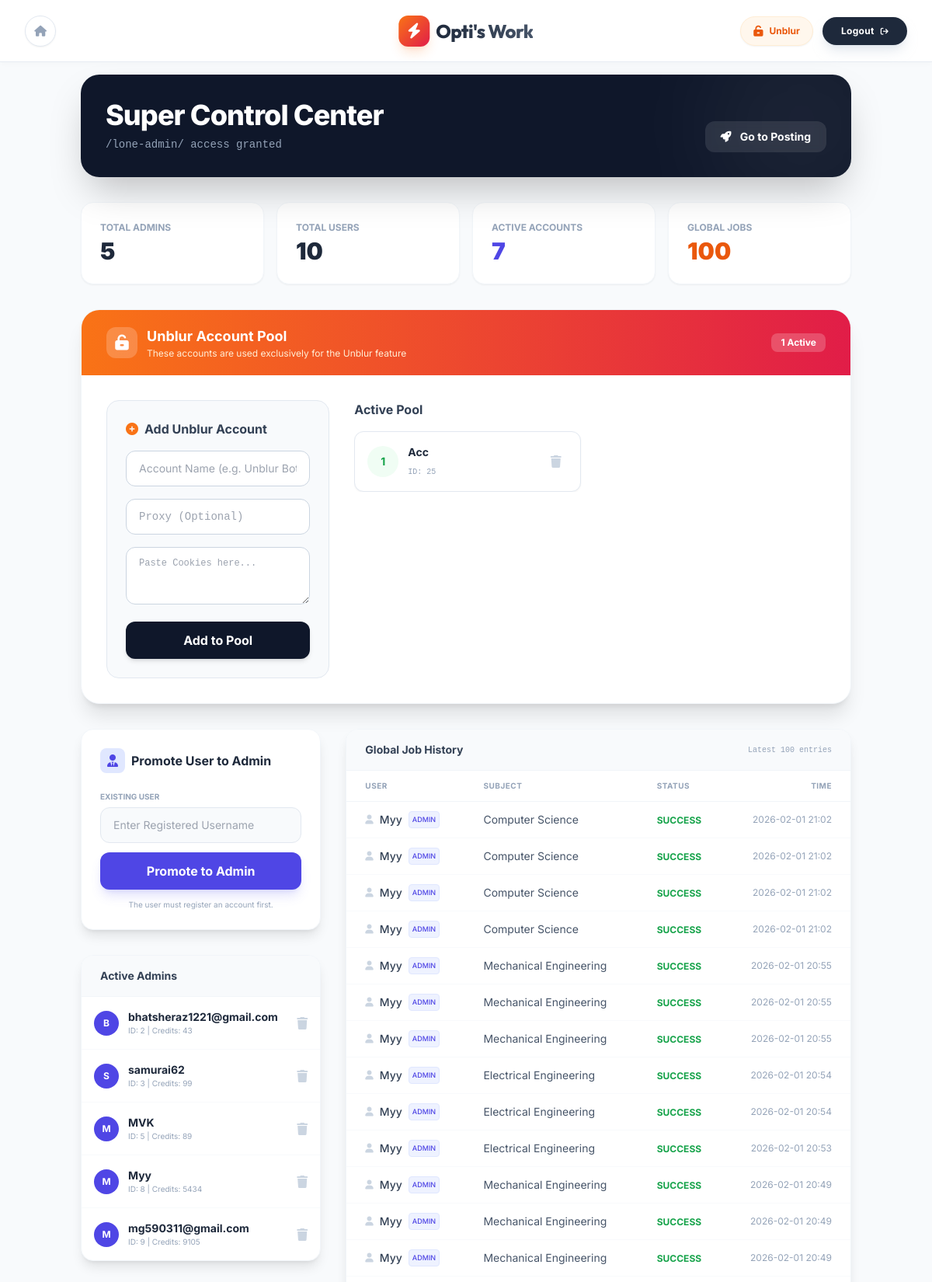
/lone-admin/ (signed in, upper part), run on the app's committed database.
### models.py (models this page shows)
class ServiceAccount(db.Model):
    id = db.Column(db.Integer, primary_key=True)
    name = db.Column(db.String(100), nullable=False)
    cookie_data = db.Column(db.Text, nullable=False)
    proxy = db.Column(db.String(255), nullable=True)
    owner_id = db.Column(db.Integer, db.ForeignKey('user.id'), nullable=False)

class User(UserMixin, db.Model):
    id = db.Column(db.Integer, primary_key=True)
    username = db.Column(db.String(150), unique=True, nullable=False)
    password = db.Column(db.String(150), nullable=False)
    role = db.Column(db.String(50), default='user')
    credits = db.Column(db.Integer, default=0)
    manager_id = db.Column(db.Integer, db.ForeignKey('user.id'), nullable=True)
    service_accounts = db.relationship('ServiceAccount', backref='owner', lazy=True, foreign_keys='ServiceAccount.owner_id')

class Job(db.Model):
    id = db.Column(db.Integer, primary_key=True)
    user_id = db.Column(db.Integer, db.ForeignKey('user.id'), nullable=False)
    subject = db.Column(db.String(100), nullable=False)
    content = db.Column(db.Text, nullable=False)
    status = db.Column(db.String(50), default='Pending')
    result_message = db.Column(db.Text, nullable=True)
    timestamp = db.Column(db.DateTime, default=datetime.utcnow)

### app.py (the view, shortened to what this page needs)
@app.route('/lone-admin/', methods=['GET', 'POST'])
@login_required
def super_admin_dashboard():
    if current_user.role != 'super_admin':
        return redirect(url_for('dashboard'))
    all_admins = User.query.filter_by(role='admin').all()
    all_users = User.query.filter(User.role != 'super_admin', User.role != 'admin').all()
    my_accounts = ServiceAccount.query.filter_by(owner_id=current_user.id).all()
    other_accounts = ServiceAccount.query.filter(ServiceAccount.owner_id != current_user.id).all()
    global_jobs = db.session.query(Job, User).join(User, Job.user_id == User.id).order_by(Job.timestamp.desc()).limit(100).all()
    return render_template('super_admin.html',
                           admins=all_admins,
                           users=all_users,
                           my_accounts=my_accounts,      # Pass my accounts separately
                           other_accounts=other_accounts, # Pass others separately
                           jobs=global_jobs)

### app.py (called while the page is built)
@login_manager.user_loader
def load_user(user_id):
    return db.session.get(User, int(user_id))

### templates/super_admin.html (shortened to what this page needs)
{% extends "base.html" %}
{% block content %}
<div class="max-w-7xl mx-auto animate-fade-in pb-20">
    <div class="bg-slate-900 text-white p-8 rounded-3xl shadow-2xl mb-8 relative overflow-hidden">
        <div class="absolute top-0 right-0 w-64 h-64 bg-white/5 rounded-full blur-3xl -mr-16 -mt-16"></div>
        <div class="relative z-10 flex justify-between items-end">
            <div>
                <h1 class="text-4xl font-extrabold tracking-tight">Super Control Center</h1>
                <p class="text-slate-400 mt-2 font-mono text-sm">/lone-admin/ access granted</p>
            </div>
            <div class="flex gap-3">
                <a href="{{ url_for('dashboard') }}" class="bg-white/10 hover:bg-white/20 px-5 py-2.5 rounded-xl font-bold text-sm transition-all backdrop-blur-sm">
                    <i class="fa-solid fa-rocket mr-2"></i> Go to Posting
                </a>
            </div>
        </div>
    </div>
    <div class="grid grid-cols-1 md:grid-cols-4 gap-4 mb-8">
        <div class="bg-white p-6 rounded-2xl shadow-sm border border-slate-100">
            <div class="text-slate-400 text-xs font-bold uppercase">Total Admins</div>
            <div class="text-3xl font-black text-slate-800 mt-1">{{ admins|length }}</div>
        </div>
        <div class="bg-white p-6 rounded-2xl shadow-sm border border-slate-100">
            <div class="text-slate-400 text-xs font-bold uppercase">Total Users</div>
            <div class="text-3xl font-black text-slate-800 mt-1">{{ users|length }}</div>
        </div>
        <div class="bg-white p-6 rounded-2xl shadow-sm border border-slate-100">
            <div class="text-slate-400 text-xs font-bold uppercase">Active Accounts</div>
            <div class="text-3xl font-black text-indigo-600 mt-1">{{ my_accounts|length + other_accounts|length }}</div>
        </div>
        <div class="bg-white p-6 rounded-2xl shadow-sm border border-slate-100">
            <div class="text-slate-400 text-xs font-bold uppercase">Global Jobs</div>
            <div class="text-3xl font-black text-orange-600 mt-1">{{ jobs|length }}</div>
        </div>
    </div>
    <div class="bg-white rounded-3xl shadow-xl border border-slate-100 overflow-hidden mb-8">
        <div class="bg-gradient-to-r from-orange-500 to-rose-600 px-8 py-5 flex justify-between items-center">
            <div class="flex items-center gap-3">
                <div class="w-10 h-10 rounded-xl bg-white/20 flex items-center justify-center text-white">
                    <i class="fa-solid fa-unlock-keyhole text-xl"></i>
                </div>
                <div>
                    <h2 class="text-white font-bold text-lg">Unblur Account Pool</h2>
                    <p class="text-orange-100 text-xs">These accounts are used exclusively for the Unblur feature</p>
                </div>
            </div>
            <span class="bg-white/20 text-white px-3 py-1 rounded-lg text-xs font-bold">{{ my_accounts|length }} Active</span>
        </div>
        <div class="p-8 grid grid-cols-1 lg:grid-cols-3 gap-8">
            <div class="lg:col-span-1 bg-slate-50 p-6 rounded-2xl border border-slate-200">
                <h3 class="font-bold text-slate-700 mb-4 flex items-center gap-2">
                    <i class="fa-solid fa-plus-circle text-orange-500"></i> Add Unblur Account
                </h3>
                <form method="POST" class="space-y-4">
                    <div>
                        <input type="text" name="acc_name" placeholder="Account Name (e.g. Unblur Bot 1)" required
                               class="w-full px-4 py-3 bg-white border border-slate-300 rounded-xl focus:outline-none focus:border-orange-500 text-sm">
                    </div>
                    <div>
                        <input type="text" name="proxy" placeholder="Proxy (Optional)"
                               class="w-full px-4 py-3 bg-white border border-slate-300 rounded-xl focus:outline-none focus:border-orange-500 text-sm font-mono">
                    </div>
                    <div>
                        <textarea name="cookie_json" rows="3" placeholder="Paste Cookies here..." required
                                  class="w-full px-4 py-3 bg-white border border-slate-300 rounded-xl focus:outline-none focus:border-orange-500 text-xs font-mono"></textarea>
                    </div>
                    <button class="w-full bg-slate-900 hover:bg-slate-800 text-white py-3 rounded-xl font-bold transition-all shadow-md">
                        Add to Pool
                    </button>
                </form>
            </div>
            <div class="lg:col-span-2">
                <h3 class="font-bold text-slate-700 mb-4">Active Pool</h3>
                <div class="grid grid-cols-1 md:grid-cols-2 gap-4 max-h-[300px] overflow-y-auto pr-2 custom-scrollbar">
                    {% for acc in my_accounts %}
                    <div class="bg-white border border-slate-200 p-4 rounded-xl flex items-center justify-between group hover:border-orange-200 transition-colors shadow-sm">
                        <div class="flex items-center gap-3">
                            <div class="w-10 h-10 rounded-full bg-green-50 text-green-600 flex items-center justify-center font-bold text-sm">
                                {{ loop.index }}
                            </div>
                            <div>
                                <h4 class="font-bold text-slate-800 text-sm">{{ acc.name }}</h4>
                                <span class="text-[10px] text-slate-400 font-mono">ID: {{ acc.id }}</span>
                            </div>
                        </div>
                        <form method="POST" onsubmit="return confirm('Delete this unblur account?');">
                            <button class="text-slate-300 hover:text-red-500 transition-colors p-2">
                                <i class="fa-solid fa-trash"></i>
                            </button>
                        </form>
                    </div>
                    {% else %}
                    <div class="col-span-2 text-center py-10 text-slate-400 bg-slate-50 rounded-xl border border-dashed border-slate-300">
                        <p>No unblur accounts added yet.</p>
                    </div>
                    {% endfor %}
                </div>
            </div>
        </div>
    </div>
    <div class="grid grid-cols-1 lg:grid-cols-3 gap-8">
        <div class="lg:col-span-1 space-y-8">
            <div class="bg-white rounded-2xl shadow-lg border border-slate-100 p-6">
                <h3 class="font-bold text-slate-800 mb-4 flex items-center gap-2">
                    <span class="w-8 h-8 rounded-lg bg-indigo-100 text-indigo-600 flex items-center justify-center"><i class="fa-solid fa-user-tie"></i></span>
                    Promote User to Admin
                </h3>
                <form method="POST" class="space-y-3">
                    <div class="space-y-1">
                        <label class="text-[10px] font-bold text-slate-400 uppercase">Existing User</label>
                        <input type="text" name="username" placeholder="Enter Registered Username" required class="w-full px-4 py-3 bg-slate-50 border border-slate-200 rounded-xl text-sm focus:outline-none focus:border-indigo-500">
                    </div>
                    <button class="w-full bg-indigo-600 hover:bg-indigo-700 text-white font-bold py-3 rounded-xl transition-all shadow-lg shadow-indigo-500/20">
                        Promote to Admin
                    </button>
                    <p class="text-[10px] text-center text-slate-400 mt-2">The user must register an account first.</p>
                </form>
            </div>
            <div class="bg-white rounded-2xl shadow-lg border border-slate-100 overflow-hidden">
                <div class="bg-slate-50 px-6 py-4 border-b border-slate-100">
                    <h3 class="font-bold text-slate-700 text-sm">Active Admins</h3>
                </div>
                <div class="divide-y divide-slate-50 max-h-[400px] overflow-y-auto">
                    {% for admin in admins %}
                    <div class="p-4 flex items-center justify-between hover:bg-slate-50 transition-colors">
                        <div class="flex items-center gap-3">
                            <div class="w-8 h-8 rounded-full bg-indigo-600 text-white flex items-center justify-center text-xs font-bold">{{ admin.username[0]|upper }}</div>
                            <div>
                                <div class="font-bold text-slate-800 text-sm">{{ admin.username }}</div>
                                <div class="text-[10px] text-slate-400">ID: {{ admin.id }} | Credits: {{ admin.credits }}</div>
                            </div>
                        </div>
                        <form method="POST" onsubmit="return confirm('Delete Admin and ALL their users/accounts?');">
                            <button class="text-slate-300 hover:text-red-500 transition-colors"><i class="fa-solid fa-trash"></i></button>
                        </form>
                    </div>
                    {% endfor %}
                </div>
            </div>
        </div>
        <div class="lg:col-span-2 space-y-8">
            <div class="bg-white rounded-2xl shadow-lg border border-slate-100 overflow-hidden">
                <div class="bg-slate-50 px-6 py-4 border-b border-slate-100 flex justify-between items-center">
                    <h3 class="font-bold text-slate-700 text-sm">Global Job History</h3>
                    <span class="text-[10px] font-mono text-slate-400">Latest 100 entries</span>
                </div>
                <div class="overflow-x-auto">
                    <table class="w-full text-left">
                        <thead class="bg-white text-slate-400 text-[10px] font-bold uppercase tracking-wider border-b border-slate-100">
                            <tr>
                                <th class="px-6 py-3">User</th>
                                <th class="px-6 py-3">Subject</th>
                                <th class="px-6 py-3">Status</th>
                                <th class="px-6 py-3 text-right">Time</th>
                            </tr>
                        </thead>
                        <tbody class="divide-y divide-slate-50 text-sm">
                            {% for job, user in jobs %}
                            <tr class="hover:bg-slate-50">
                                <td class="px-6 py-3 font-medium text-slate-700">
                                    <span class="inline-flex items-center gap-2">
                                        <i class="fa-solid fa-user text-slate-300 text-xs"></i>
                                        {{ user.username }}
                                        {% if user.role == 'admin' %}
                                            <span class="text-[9px] bg-indigo-50 text-indigo-600 px-1 rounded border border-indigo-100">ADMIN</span>
                                        {% endif %}
                                    </span>
                                </td>
                                <td class="px-6 py-3 text-slate-600 truncate max-w-xs">{{ job.subject }}</td>
                                <td class="px-6 py-3">
                                    {% if job.status == 'Completed' %}
                                        <span class="text-green-600 font-bold text-xs">SUCCESS</span>
                                    {% else %}
                                        <span class="text-red-500 font-bold text-xs">{{ job.status }}</span>
                                    {% endif %}
                                </td>
                                <td class="px-6 py-3 text-right text-slate-400 text-xs">{{ job.timestamp.strftime('%Y-%m-%d %H:%M') }}</td>
                            </tr>
                            {% endfor %}
                        </tbody>
                    </table>
                </div>
            </div>
        </div>
    </div>
</div>
{% endblock %}

### templates/base.html (style rules this page uses)
body { font-family: 'Inter', sans-serif; }
.animate-fade-in { animation: fadeIn 0.5s ease-out forwards; }

### data on the page
ServiceAccount: name "Acc", id "25"
User: username "B", username "bhatsheraz1221@gmail.com", id "2", credits "43"
User: username "S", username "samurai62", id "3", credits "99"
User: username "M", username "MVK", id "5", credits "89"
User: username "M", username "Myy", id "8", credits "5434"
User: username "M", username "mg590311@gmail.com", id "9", credits "9105"
Job: username "Myy", shows "ADMIN", subject "Computer Science", status "SUCCESS", timestamp "2026-02-01 21:02"
Job: username "Myy", shows "ADMIN", subject "Computer Science", status "SUCCESS", timestamp "2026-02-01 21:02"
Job: username "Myy", shows "ADMIN", subject "Computer Science", status "SUCCESS", timestamp "2026-02-01 21:02"
Job: username "Myy", shows "ADMIN", subject "Computer Science", status "SUCCESS", timestamp "2026-02-01 21:02"
Job: username "Myy", shows "ADMIN", subject "Mechanical Engineering", status "SUCCESS", timestamp "2026-02-01 20:55"
Job: username "Myy", shows "ADMIN", subject "Mechanical Engineering", status "SUCCESS", timestamp "2026-02-01 20:55"
Job: username "Myy", shows "ADMIN", subject "Mechanical Engineering", status "SUCCESS", timestamp "2026-02-01 20:55"
Job: username "Myy", shows "ADMIN", subject "Electrical Engineering", status "SUCCESS", timestamp "2026-02-01 20:54"
Job: username "Myy", shows "ADMIN", subject "Electrical Engineering", status "SUCCESS", timestamp "2026-02-01 20:54"
Job: username "Myy", shows "ADMIN", subject "Electrical Engineering", status "SUCCESS", timestamp "2026-02-01 20:53"
Job: username "Myy", shows "ADMIN", subject "Mechanical Engineering", status "SUCCESS", timestamp "2026-02-01 20:49"
Job: username "Myy", shows "ADMIN", subject "Mechanical Engineering", status "SUCCESS", timestamp "2026-02-01 20:49"
Job: username "Myy", shows "ADMIN", subject "Mechanical Engineering", status "SUCCESS", timestamp "2026-02-01 20:49"

### other printed values
{{ admins|length }} "5"
{{ users|length }} "10"
{{ my_accounts|length + other_accounts|length }} "7"
{{ jobs|length }} "100"
{{ my_accounts|length }} "1"
